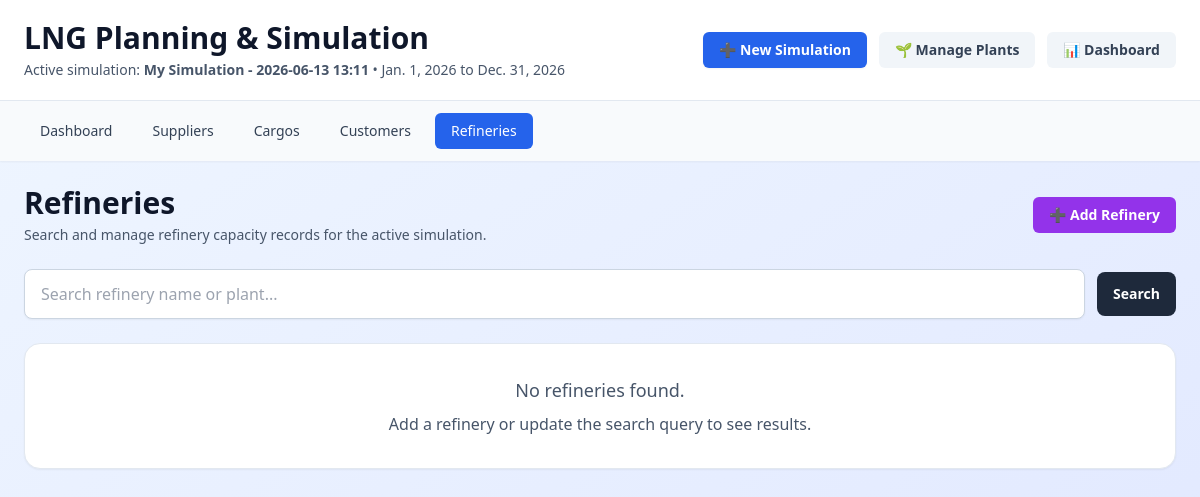
Screenshot of /refineries/ (signed in) with the database file from the repository.
### lng_planner/models.py (models this page shows, shortened)
class Simulation(models.Model):
    user = models.ForeignKey(User, on_delete=models.CASCADE, related_name='simulations', null=True, blank=True)
    name = models.CharField(max_length=200, default='Untitled Simulation')
    start_date = models.DateField()
    end_date = models.DateField()
    created_at = models.DateTimeField(auto_now_add=True)
    updated_at = models.DateTimeField(auto_now=True)
    is_active = models.BooleanField(default=True)
    is_master = models.BooleanField(default=False, help_text="Master simulation loaded from SAP")
    sap_api_url = models.URLField(blank=True, help_text="SAP API URL for refreshing master data")
    last_sap_sync = models.DateTimeField(null=True, blank=True, help_text="Last time master data was synced from SAP")
    class Meta:
        ordering = ['-updated_at']

### lng_planner/views.py (the view)
# urls.py: path('refineries/', views.refinery_list, name='refinery_list'),
@login_required
def refinery_list(request):
    active_simulation = get_active_simulation(request)
    if not active_simulation:
        messages.warning(request, 'No available simulation. Create one first.')
        return redirect('lng_planner:dashboard')
    search_query = request.GET.get('q', '').strip()
    refineries = active_simulation.refineries.select_related('plant').prefetch_related('date_ranges').order_by('name')
    if search_query:
        refineries = refineries.filter(
            Q(name__icontains=search_query) |
            Q(plant__name__icontains=search_query)
        )
    return render(request, 'lng_planner/refinery_list.html', get_section_context(request, 'refineries', {
        'refineries': refineries,
        'search_query': search_query,
    }))

### lng_planner/views.py (called while the page is built)
def get_active_simulation(request):
    master_simulation = Simulation.objects.filter(is_master=True).first()
    simulations = Simulation.objects.filter(user=request.user, is_master=False)
    active_simulation = simulations.filter(is_active=True).first()
    if not active_simulation:
        active_simulation = simulations.first() or master_simulation
    return active_simulation

def get_section_context(request, section_name, extras=None):
    active_simulation = get_active_simulation(request)
    context = {
        'active_simulation': active_simulation,
        'is_viewing_master': active_simulation.is_master if active_simulation else False,
        'current_section': section_name,
    }
    if extras:
        context.update(extras)
    return context

### lng_planner/templates/lng_planner/refinery_list.html (shortened to what this page needs)
{% extends 'lng_planner/base.html' %}
{% block content %}
<div class="space-y-6">
    <div class="flex flex-col gap-4 md:flex-row md:items-center md:justify-between">
        <div>
            <h2 class="text-3xl font-bold text-slate-900">Refineries</h2>
            <p class="text-sm text-slate-600 mt-1">Search and manage refinery capacity records for the active simulation.</p>
        </div>
        <a href="{% url 'lng_planner:add_refinery' active_simulation.id %}" class="inline-flex items-center rounded-md bg-purple-600 px-4 py-2 text-sm font-semibold text-white hover:bg-purple-700">
            ➕ Add Refinery
        </a>
    </div>
    <form method="get" class="flex flex-col gap-3 sm:flex-row sm:items-center">
        <input id="refinery-search" name="q" type="search" value="{{ search_query }}" placeholder="Search refinery name or plant..." class="min-w-0 flex-1 rounded-lg border border-slate-300 bg-white px-4 py-3 shadow-sm focus:border-blue-500 focus:ring-2 focus:ring-blue-200" />
        <div class="flex gap-2">
            <button type="submit" class="inline-flex items-center justify-center rounded-lg bg-slate-800 px-4 py-3 text-sm font-semibold text-white hover:bg-slate-900">Search</button>
        </div>
    </form>
    <div class="grid gap-4">
        {% for refinery in refineries %}
        <div class="rounded-2xl border border-slate-200 bg-white p-5 shadow-sm">
            <div class="flex flex-col gap-3 md:flex-row md:items-start md:justify-between">
                <div>
                    <h3 class="text-xl font-semibold text-slate-900">{{ refinery.name }}</h3>
                    <p class="mt-2 text-sm text-slate-600">Plant: <strong>{{ refinery.plant.name }}</strong></p>
                </div>
                <div class="flex flex-wrap items-center gap-2">
                    <span class="rounded-full bg-purple-100 px-3 py-1 text-sm font-semibold text-purple-700">Refinery</span>
                    <a href="{% url 'lng_planner:edit_refinery' refinery.id %}" class="rounded-lg bg-blue-100 px-3 py-2 text-sm font-medium text-blue-700 hover:bg-blue-200">Edit</a>
                    <a href="{% url 'lng_planner:delete_refinery' refinery.id %}" onclick="return confirm('Delete this refinery?')" class="rounded-lg bg-rose-100 px-3 py-2 text-sm font-medium text-rose-700 hover:bg-rose-200">Delete</a>
                </div>
            </div>
            <div class="mt-4 grid gap-3 sm:grid-cols-2 lg:grid-cols-3">
                {% for date_range in refinery.date_ranges.all %}
                <div class="rounded-2xl border border-slate-200 bg-slate-50 p-4">
                    <div class="text-sm font-semibold text-slate-800">{{ date_range.from_date|date:'M d, Y' }} – {{ date_range.to_date|date:'M d, Y' }}</div>
                    <div class="mt-2 text-sm text-slate-600">Daily supply: <strong>{{ date_range.daily_refinery_supply|floatformat:0 }} MT</strong></div>
                </div>
                {% empty %}
                <div class="rounded-2xl border border-slate-200 bg-slate-50 p-4 text-slate-600">No refinery periods configured yet.</div>
                {% endfor %}
            </div>
        </div>
        {% empty %}
        <div class="rounded-2xl border border-slate-200 bg-white p-8 text-center text-slate-600 shadow-sm">
            <p class="text-lg font-medium">No refineries found.</p>
            <p class="mt-2">Add a refinery or update the search query to see results.</p>
        </div>
        {% endfor %}
    </div>
</div>
{% endblock %}

### lng_planner/templates/lng_planner/base.html (shortened to what this page needs)
{% load static %}
<!DOCTYPE html>
<html lang="en">
<head>
    <script src="https://cdn.tailwindcss.com"></script>
</head>
<body class="bg-gradient-to-br from-blue-50 to-indigo-100 min-h-screen">
    <div class="min-h-screen">
        <header class="bg-white shadow-sm">
            <div class="max-w-7xl mx-auto px-6 py-5 flex flex-col gap-4 md:flex-row md:items-center md:justify-between">
                <div>
                    <h1 class="text-3xl font-bold text-slate-900">LNG Planning & Simulation</h1>
                    {% if active_simulation %}
                    <p class="text-sm text-slate-600 mt-1">
                        Active simulation: <strong>{{ active_simulation.name }}</strong>
                        {% if active_simulation.start_date and active_simulation.end_date %}
                            • {{ active_simulation.start_date }} to {{ active_simulation.end_date }}
                        {% endif %}
                    </p>
                    {% endif %}
                </div>
                <div class="flex flex-wrap gap-3">
                    <a href="{% url 'lng_planner:create_simulation' %}" class="inline-flex items-center rounded-md bg-blue-600 px-4 py-2 text-sm font-semibold text-white shadow-sm hover:bg-blue-700">
                        ➕ New Simulation
                    </a>
                    <a href="{% url 'lng_planner:manage_plants' %}" class="inline-flex items-center rounded-md bg-slate-100 px-4 py-2 text-sm font-semibold text-slate-700 hover:bg-slate-200">
                        🌱 Manage Plants
                    </a>
                    <a href="{% url 'lng_planner:dashboard' %}" class="inline-flex items-center rounded-md bg-slate-100 px-4 py-2 text-sm font-semibold text-slate-700 hover:bg-slate-200">
                        📊 Dashboard
                    </a>
                </div>
            </div>
            <nav class="bg-slate-50 border-t border-slate-200">
                <div class="max-w-7xl mx-auto px-6 py-3 flex flex-wrap gap-2">
                    <a href="{% url 'lng_planner:dashboard' %}" class="nav-link inline-flex items-center rounded-md px-4 py-2 text-sm font-medium {% if current_section == 'dashboard' %}active{% else %}text-slate-700{% endif %}">
                        Dashboard
                    </a>
                    <a href="{% url 'lng_planner:supplier_list' %}" class="nav-link inline-flex items-center rounded-md px-4 py-2 text-sm font-medium {% if current_section == 'suppliers' %}active{% else %}text-slate-700{% endif %}">
                        Suppliers
                    </a>
                    <a href="{% url 'lng_planner:cargo_list' %}" class="nav-link inline-flex items-center rounded-md px-4 py-2 text-sm font-medium {% if current_section == 'cargos' %}active{% else %}text-slate-700{% endif %}">
                        Cargos
                    </a>
                    <a href="{% url 'lng_planner:customer_list' %}" class="nav-link inline-flex items-center rounded-md px-4 py-2 text-sm font-medium {% if current_section == 'customers' %}active{% else %}text-slate-700{% endif %}">
                        Customers
                    </a>
                    <a href="{% url 'lng_planner:refinery_list' %}" class="nav-link inline-flex items-center rounded-md px-4 py-2 text-sm font-medium {% if current_section == 'refineries' %}active{% else %}text-slate-700{% endif %}">
                        Refineries
                    </a>
                </div>
            </nav>
        </header>
        <main class="max-w-7xl mx-auto px-6 py-6">
            {% block content %}{% endblock %}
        </main>
    </div>
</body>
</html>

### lng_planner/templates/lng_planner/base.html (style rules this page uses)
.nav-link { transition: all 0.2s ease; }
.nav-link.active { background-color: #2563EB; color: white; }

### rows the page displays
Simulation: name "My Simulation - 2026-06-13 13:11", start_date "Jan. 1, 2026", end_date "Dec. 31, 2026"
